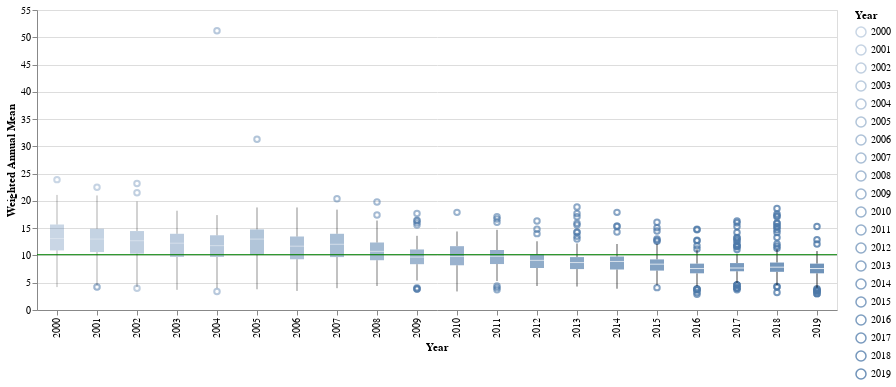

The notebook cell saved with this chart:
### Code cell
bar1 = alt.Chart(df3_98th).mark_boxplot().encode(
                                            x = alt.X('Year', scale = alt.Scale(type = 'linear')),
                                            y = alt.Y('98th Percentile:Q', title = '98th Percentile', scale = alt.Scale(zero = False)),
                                            opacity = 'Year')
rule1 = alt.Chart(df3_98th).mark_rule(color='green').encode(
    y='mean(98th Percentile)'
)
(bar + rule).properties(width=800)

### Figure 1 — Vega-Lite specification as saved in the notebook (floating-point values rounded to 4 significant figures; data arrays with more than 128 entries replaced by an {"elided": "..."} marker saying what was removed)
{"config": {"view": {"continuousWidth": 400, "continuousHeight": 300}}, "layer": [{"mark": "boxplot", "encoding": {"opacity": {"type": "nominal", "field": "Year"}, "x": {"type": "nominal", "field": "Year", "scale": {"type": "linear"}}, "y": {"type": "quantitative", "field": "Weighted Annual Mean", "scale": {"zero": false}, "title": "Weighted Annual Mean"}}}, {"mark": {"type": "rule", "color": "green"}, "encoding": {"y": {"type": "quantitative", "aggregate": "mean", "field": "Weighted Annual Mean"}}}], "data": {"name": "data-21eaafa077fb7a0b6fd9f4a45a610630"}, "width": 800, "$schema": "https://vega.github.io/schema/vega-lite/v4.0.2.json", "datasets": {"data-21eaafa077fb7a0b6fd9f4a45a610630": {"elided": "4280 records"}}}
